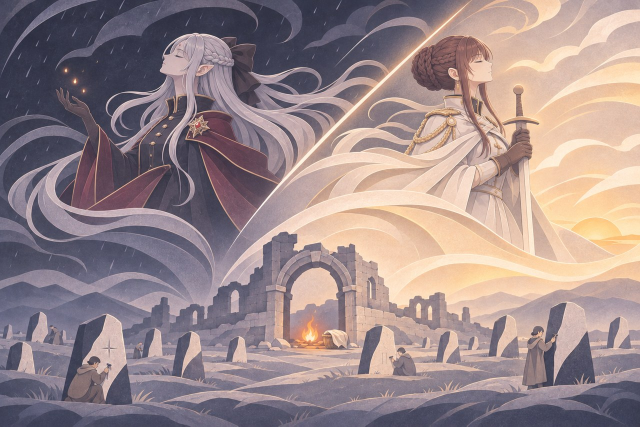
#> input picture 底稿/门面/主画_山铜纪_第二稿.jpg, 1280 x 853 px (shown at 1/2 size)
$ python -i prep_assets.py   (imports and definitions only)
#> lines starting #> are read from the running program, lines starting #| are printed output that depends on the picture
#> further down, picture is the input picture: PIL image 1280x853 RGB; mean R, G, B 155, 137.2, 138.3
#!/usr/bin/env python3
# 山铜纪的书用的图。要带 PIL 和 numpy 的 Python（ComfyUI 那一个）。先跑 build_data.py（人的名单从 data/bronze.json 里读）。
#   python prep_assets.py            都做
#   python prep_assets.py sky        路尽头的天和地平线，一页一张加最后一夜（h1..h7，assets/sky/），量地平线底下那一片雾的颜色写进 data/sky.json
#   python prep_assets.py walk       路当中往前走的两个人（巴尔缇娜 w_bal_*、索恩薇娅 w_sor_*，背影抠图，assets/walk/），量人在图里从哪儿到哪儿写进 data/walk.json
#   python prep_assets.py stele      碑三十六块加四张空碑样板（assets/stele/），量碑面的框写进 data/stele.json；没出图的跳过
#   python prep_assets.py por        时代页里的人像拼图，一页一张（assets/pa/），神和魔神用神明显像，写 data/pa.json
#   python prep_assets.py spr        档案页的立绘加表情，一人一张（assets/ps/，不进库），神和魔神的显像（assets/god/），写 data/have.json
#   python prep_assets.py boss       灾祸那一栏史诗战的图（assets/boss/），一阶一张
#   python prep_assets.py cg         时代原画（e1..e6）、节点原画、旅伴死的那一刻（照 cg_table.json），写 data/cg.json
# 图都是 comfy/gpt_cg3.py 出的，在 comfy/out/门面_原画_山铜纪/（不进库）。
import io
import json
import os
import sys

from PIL import Image

sys.stdout = io.TextIOWrapper(sys.stdout.buffer, encoding='utf-8')
HERE = os.path.dirname(os.path.abspath(__file__))
COMFY = os.path.normpath(os.path.join(HERE, '..', '..', '状态栏', 'comfy'))
SRC = os.path.join(COMFY, 'out', '门面_原画_山铜纪')
ASSETS = os.path.join(HERE, 'assets')
PSET_DIR = {'1001': '立绘_v3'}
GODS = os.path.join(COMFY, 'out', '神明显像')
EPIC = os.path.join(COMFY, 'out', '史诗战', 'bronze')
TPL = {'bronze': 't_bronze', 'white': 't_white', 'obsidian': 't_obsidian', 'boundary': 't_border', 'stone': 't_white'}


def data():
    return json.load(open(os.path.join(HERE, 'data', 'bronze.json'), encoding='utf-8'))


def fresh(dst, *srcs):
    return os.path.exists(dst) and all(os.path.getmtime(dst) >= os.path.getmtime(s) for s in srcs)


def save_json(name, obj):
    open(os.path.join(HERE, 'data', name), 'w', encoding='utf-8', newline='\n').write(json.dumps(obj, ensure_ascii=False, separators=(',', ':')) + '\n')


# ---- 路尽头的天 ----
# [25 lines left out: functions avg, sky, not called in this run]


# ---- 路面、墙面、地面的底纹（11-14）----
TEXS = ['tx_road', 'tx_wall', 'tx_grass', 'tx_wheat']


# [22 lines left out: function tex, not called in this run]


# ---- 路边的景（11-14）----
# 脚底下画了一圈灰石子土的（麦丛），从上往下看像一盆花：图下面那一截里发灰的像素换成一团淡淡的影子。数是从图的哪一成往下算
BASE_SHADOW = {'pr6_tuft': 0.82}


# [75 lines left out: functions base_to_shadow, props, not called in this run]


# ---- 路当中走的两个人 ----
WALKERS = ['w_bal_1', 'w_bal_2', 'w_bal_2b', 'w_bal_3', 'w_sor_1', 'w_sor_2', 'w_sor_3']


# [23 lines left out: function walk, not called in this run]


# ---- 碑 ----
def face_of(im):
    """量一块碑的碑面：从碑面当中往四边走，碰到边框（亮度起变化的地方）就停。回 (左, 顶, 右, 底, 尖顶) 的像素。
    gpt_cg3.py 的碑都照同一张样板画，大小和位置差不多，量出来的框只是让页面刻的字落在碑面里头。"""
    import numpy as np
    from PIL import ImageFilter
    a = np.asarray(im.convert('RGBA')).astype(np.float32)
    H, W = a.shape[:2]
#> H = 853; W = 1280
    al = a[..., 3]
#> al: shape (853, 1280) float32; every value is 255
    lum = 0.3 * a[..., 0] + 0.59 * a[..., 1] + 0.11 * a[..., 2]
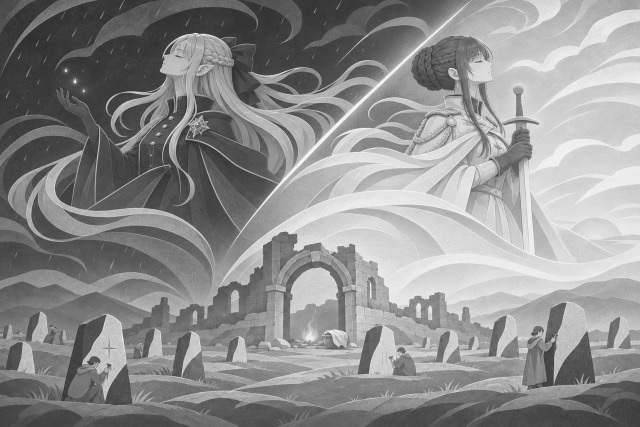
#> lum: shape (853, 1280) float32 (shown at 1/2 size); min 27.84, max 253.6, mean 142.7
    lum = np.asarray(Image.fromarray(lum.astype(np.uint8)).filter(ImageFilter.GaussianBlur(2))).astype(np.float32)
    g = np.maximum(np.abs(np.diff(lum, axis=1, prepend=lum[:, :1])), np.abs(np.diff(lum, axis=0, prepend=lum[:1, :])))
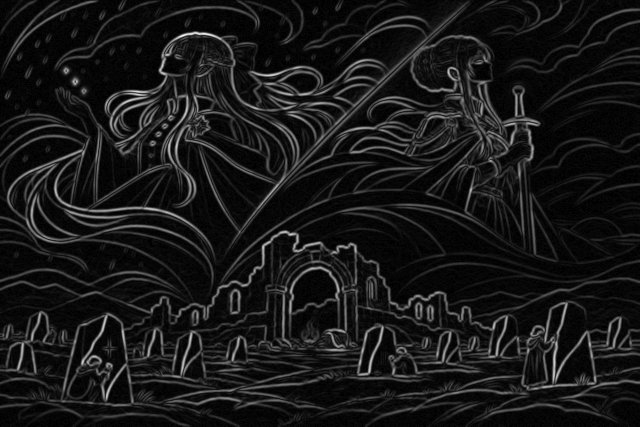
#> g: shape (853, 1280) float32 (shown at 1/2 size); min 0, max 28, mean 2.6; drawn with min black and max white
    th = max(6.0, float(np.percentile(g[al > 200], 92)))
#> th = 8
    solid = al > 200
#> solid: shape (853, 1280) bool; every value is 1
    ys, xs = np.nonzero(solid)
    band = (ys > H * .35) & (ys < H * .55)
    cx, cy = int(np.median(xs[band])), int(H * .45)
#> cx = 639; cy = 383
    ls, rs = [], []
    for y in range(int(H * .38), int(H * .62), 6):
        x = cx
        while x > 0 and g[y, x] <= th and solid[y, x]:
            x -= 1
        ls.append(x)
        x = cx
        while x < W - 1 and g[y, x] <= th and solid[y, x]:
            x += 1
        rs.append(x)
#> after the loop, ls = 34 values, max 639 at index 27, min 509 at index 17, mean 584.1; rs = 34 values, max 1067 at index 25, min 639 at index 27, mean 847.5
    left, right = int(np.median(ls)), int(np.median(rs))
#> left = 585; right = 875
    tops, bots = [], []
    for x in range(left + (right - left) // 4, right - (right - left) // 4, 6):
        y = cy
        while y > 0 and g[y, x] <= th and solid[y, x]:
            y -= 1
        tops.append(y)
        y = cy
        while y < H - 1 and g[y, x] <= th and solid[y, x]:
            y += 1
        bots.append(y)
#> after the loop, bots = 25 values, max 608 at index 23, min 384 at index 10, mean 490; tops = 25 values, max 352 at index 13, min 272 at index 6, mean 319.1
    foot = int(np.max(np.nonzero(solid[:, max(0, cx - W // 8):cx + W // 8].any(axis=1))[0]))
#> foot = 852
    return left, int(np.median(tops)), right, int(np.median(bots)), int(min(tops)), foot


# [44 lines left out: function stele, not called in this run]


# ---- 人像 ----
PW, PH, PCOLS = 300, 450, 8


# [4 lines left out: function art_of, not called in this run]


def people(e):
    return e['cast'] + e.get('meet', []) + e.get('legends', []) + e.get('gods', [])


# [80 lines left out: functions por, spr, not called in this run]


BW, BH = 480, 720          # 灾祸拼图里一格多大


# [76 lines left out: functions boss, cg, not called in this run]


# [5 lines not run here, left out]

>>> from PIL import Image
>>> picture = Image.open('../主画_山铜纪_第二稿.jpg')
>>> result = face_of(picture)
#> result = (585, 314, 875, 502, 272, 852)

$ run again, on 底稿/门面/四纪主画_第二稿_总览.jpg
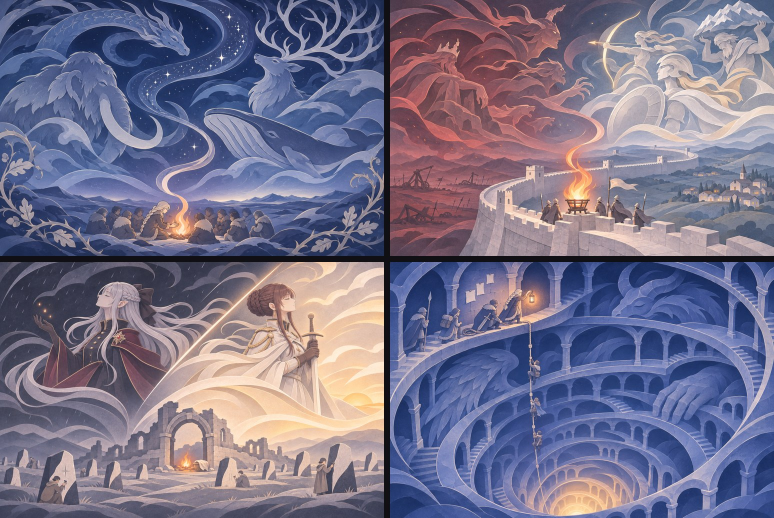
#> input picture 底稿/门面/四纪主画_第二稿_总览.jpg, 1548 x 1036 px (shown at 1/2 size)
#> picture is the input picture: PIL image 1548x1036 RGB; mean R, G, B 119, 114.1, 138.4
#> al: shape (1036, 1548) float32; every value is 255
#> in face_of, `lum = 0.3 * a[..., 0] + 0.59 * a[..., 1] + 0.11 * a[..., 2]`:
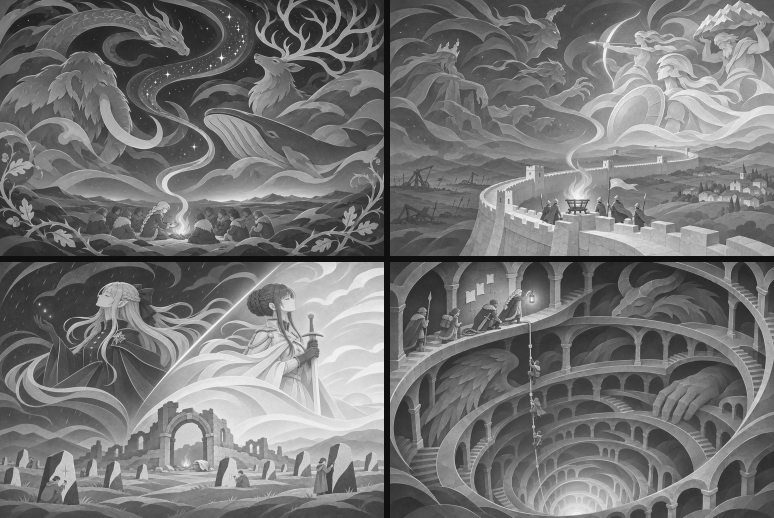
#> lum: shape (1036, 1548) float32 (shown at 1/2 size); min 3.92, max 254.2, mean 118.2
#> in face_of, `g = np.maximum(np.abs(np.diff(lum, axis=1, prepend=lum[:, :1])), np.ab..`:
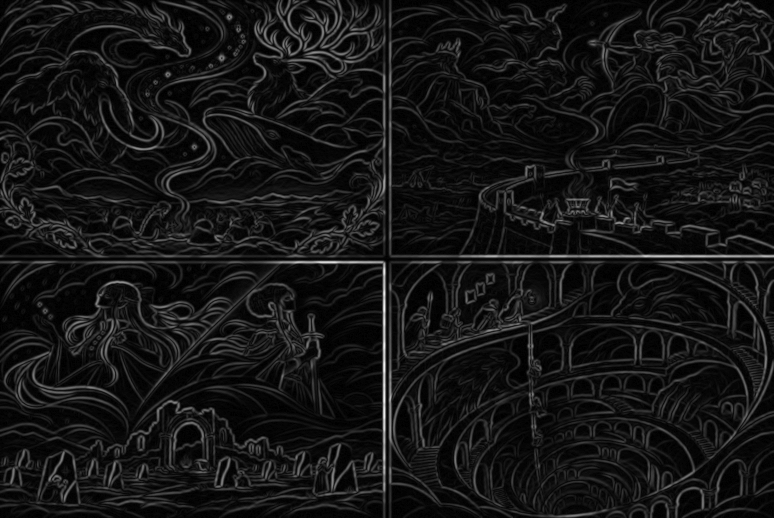
#> g: shape (1036, 1548) float32 (shown at 1/2 size); min 0, max 42, mean 3.5; drawn with min black and max white
#> th = 9
#> solid: shape (1036, 1548) bool; every value is 1
#> cx = 773; cy = 466
#> after the loop in face_of, `for y in range(int(H * .38), int(H * .62), 6):`: ls = 42 values, max 771 at index 23, min 0 at index 21, mean 724.7; rs = 42 values, max 1547 at index 21, min 778 at index 1, mean 805.4
#> left = 769; right = 779
#> the loop in face_of, `for x in range(left + (right - left) // 4, right - (right - left) // 4..` made 1 pass
#> after the loop in face_of, `for x in range(left + (right - left) // 4, right - (right - left) // 4..`: bots = [527]; tops = [369]
#> foot = 1035
#> result = (769, 369, 779, 527, 369, 1035)

$ run again, on 底稿/门面/画风定稿样_t2.png
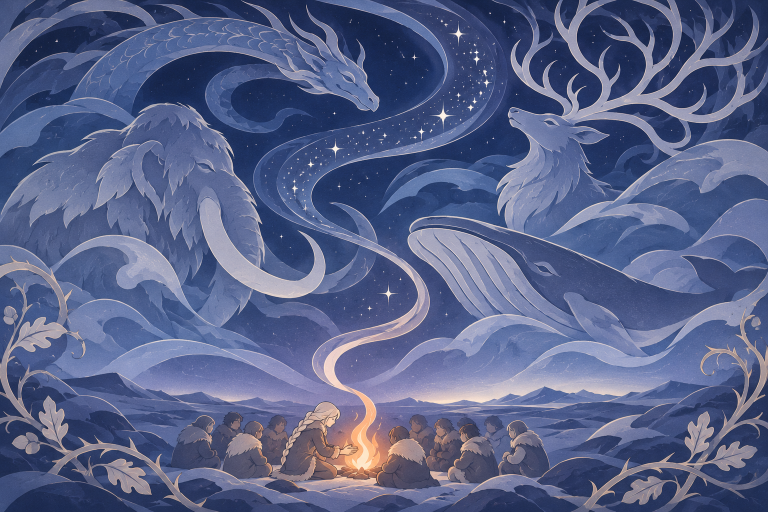
#> input picture 底稿/门面/画风定稿样_t2.png, 1536 x 1024 px (shown at 1/2 size)
#> picture is the input picture: PIL image 1536x1024 RGB; mean R, G, B 88.4, 98.5, 137
#> al: shape (1024, 1536) float32; every value is 255
#> in face_of, `lum = 0.3 * a[..., 0] + 0.59 * a[..., 1] + 0.11 * a[..., 2]`:
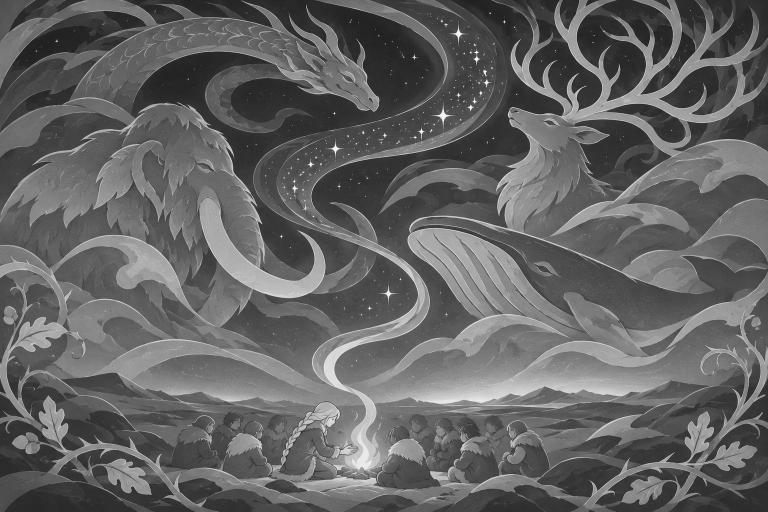
#> lum: shape (1024, 1536) float32 (shown at 1/2 size); min 12.32, max 255, mean 99.7
#> in face_of, `g = np.maximum(np.abs(np.diff(lum, axis=1, prepend=lum[:, :1])), np.ab..`:
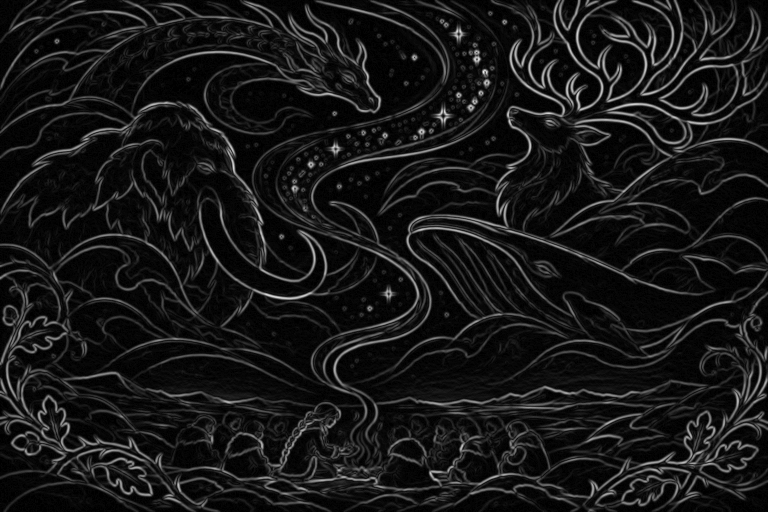
#> g: shape (1024, 1536) float32 (shown at 1/2 size); min 0, max 29, mean 2.7; drawn with min black and max white
#> th = 9
#> solid: shape (1024, 1536) bool; every value is 1
#> cx = 767; cy = 460
#> after the loop in face_of, `for y in range(int(H * .38), int(H * .62), 6):`: ls = 41 values, max 767 at index 4, min 467 at index 40, mean 680.1; rs = 41 values, max 998 at index 0, min 767 at index 4, mean 817.9
#> left = 701; right = 814
#> after the loop in face_of, `for x in range(left + (right - left) // 4, right - (right - left) // 4..`: bots = [494, 478, 498, 501, 465, 489, 492, 495, 516, 502]; tops = [433, 439, 447, 458, 318, 318, 416, 407, 316, 363]
#> foot = 1023
#> result = (701, 411, 814, 494, 316, 1023)

$ run again, on 底稿/门面/神殿牌桌_第二稿.jpg
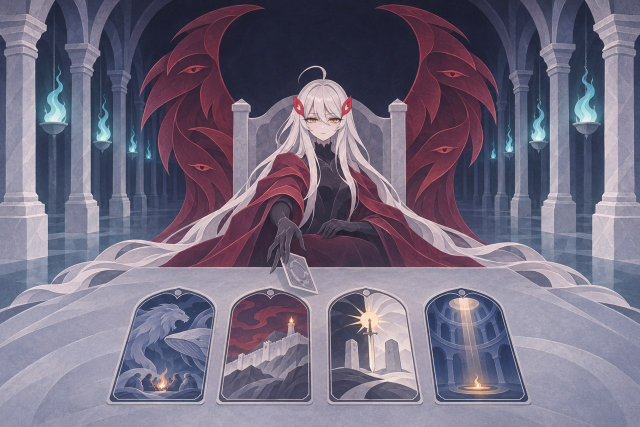
#> input picture 底稿/门面/神殿牌桌_第二稿.jpg, 1280 x 853 px (shown at 1/2 size)
#> picture is the input picture: PIL image 1280x853 RGB; mean R, G, B 114.4, 107.3, 127.1
#> al: shape (853, 1280) float32; every value is 255
#> in face_of, `lum = 0.3 * a[..., 0] + 0.59 * a[..., 1] + 0.11 * a[..., 2]`:
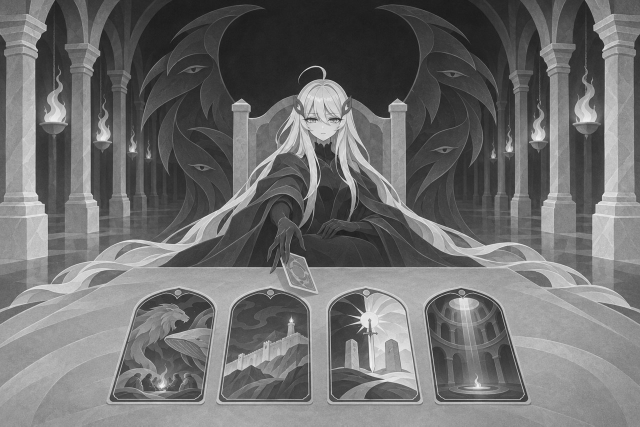
#> lum: shape (853, 1280) float32 (shown at 1/2 size); min 14.79, max 252.3, mean 111.6
#> in face_of, `g = np.maximum(np.abs(np.diff(lum, axis=1, prepend=lum[:, :1])), np.ab..`:
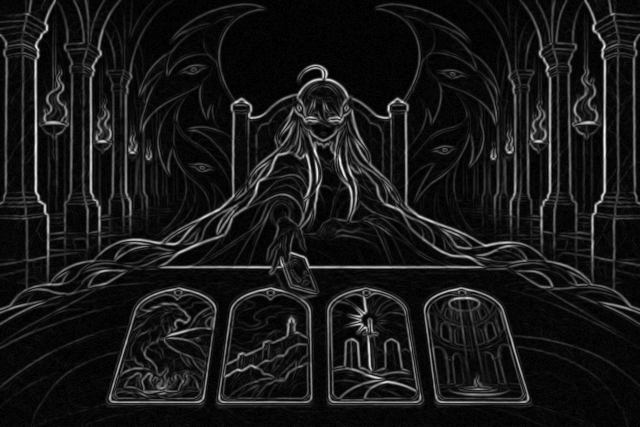
#> g: shape (853, 1280) float32 (shown at 1/2 size); min 0, max 28, mean 2.6; drawn with min black and max white
#> th = 8
#> solid: shape (853, 1280) bool; every value is 1
#> cx = 639; cy = 383
#> after the loop in face_of, `for y in range(int(H * .38), int(H * .62), 6):`: ls = 34 values, max 639 at index 0, min 553 at index 24, mean 617.4; rs = 34 values, max 948 at index 33, min 639 at index 0, mean 746
#> left = 630; right = 700
#> after the loop in face_of, `for x in range(left + (right - left) // 4, right - (right - left) // 4..`: bots = [532, 532, 532, 532, 532, 439]; tops = [294, 289, 287, 306, 316, 321]
#> foot = 852
#> result = (630, 300, 700, 532, 287, 852)
